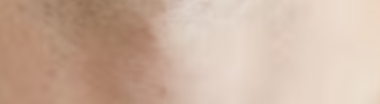
#> input picture Color-AI/ImageInput/undertoneImgs/coolneck.png, 380 x 104 px
$ python rgbUndertone.py
#> lines starting #> are read from the running program, lines starting #| are printed output that depends on the picture
import cv2
import numpy as np

def load_image(image_path):
#> called with image_path = '../ImageInput/undertoneImgs/coolneck.png'
    image_bgr = cv2.imread(image_path)
#> image_bgr is the input picture: shape (104, 380, 3); mean B, G, R 160.7, 178.5, 204.9
    image_rgb = cv2.cvtColor(image_bgr, cv2.COLOR_BGR2RGB)
    return image_rgb

def detect_rgb_warmth(image):
    # Ensure the image is in RGB format
    if image.shape[-1] == 3:
        r_channel = image[:, :, 0]
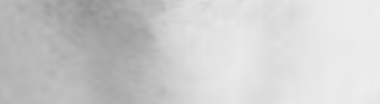
#> r_channel: shape (104, 380); min 145, max 238, mean 204.9
        g_channel = image[:, :, 1]
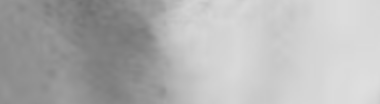
#> g_channel: shape (104, 380); min 112, max 222, mean 178.5
        b_channel = image[:, :, 2]
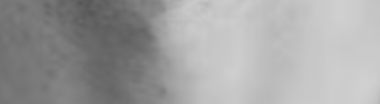
#> b_channel: shape (104, 380); min 87, max 208, mean 160.7
    else:
        raise ValueError("Input image must have 3 channels (RGB).")

    # Calculate mean values for R, G, B
    mean_r = np.mean(r_channel)
#> mean_r = 204.9
    mean_g = np.mean(g_channel)
#> mean_g = 178.5
    mean_b = np.mean(b_channel)
#> mean_b = 160.7

    # Calculate warmth index
    warmth_index = mean_r / (mean_b + 1e-5)  # Avoid division by zero
#> warmth_index = 1.27

    # Classify tone based on thresholds
    if warmth_index > 1.2 and mean_r > mean_g > mean_b:
        tone = "Warm"
    elif warmth_index < 0.8 and mean_b > mean_g > mean_r:
        tone = "Cool"
    else:
        tone = "Neutral"

    return tone, warmth_index, mean_r, mean_g, mean_b

def main(image_path):
    try:
        image = load_image(image_path)
        tone, _, _, _, _, = detect_rgb_warmth(image)
#> tone = 'Warm'
        print(tone)
#| Warm
    except Exception as e:
        print(f"Error: {e}")

# Example usage
main("../ImageInput/undertoneImgs/coolneck.png")

$ run again, with Color-AI/ImageInput/undertoneImgs/cool-neutral.png copied over Color-AI/ImageInput/undertoneImgs/coolneck.png
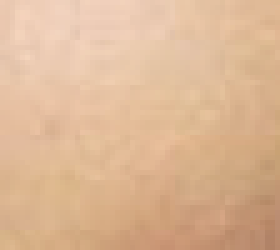
#> input picture Color-AI/ImageInput/undertoneImgs/cool-neutral.png, 56 x 50 px (shown 5 times larger)
#> in load_image, image_bgr is the input picture: shape (50, 56, 3); mean B, G, R 149.8, 183.4, 221.6
#> in detect_rgb_warmth, `g_channel = image[:, :, 1]`:
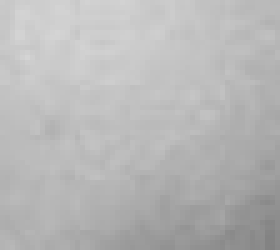
#> g_channel: shape (50, 56) (shown 5 times larger); min 130, max 212, mean 183.4
#> in detect_rgb_warmth, `b_channel = image[:, :, 2]`:
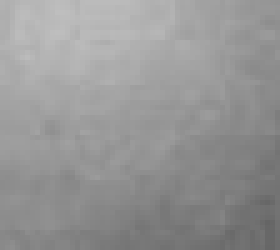
#> b_channel: shape (50, 56) (shown 5 times larger); min 101, max 190, mean 149.8
#> mean_r = 221.6
#> mean_g = 183.4
#> mean_b = 149.8
#> warmth_index = 1.48
#> tone = 'Warm'
#| Warm
